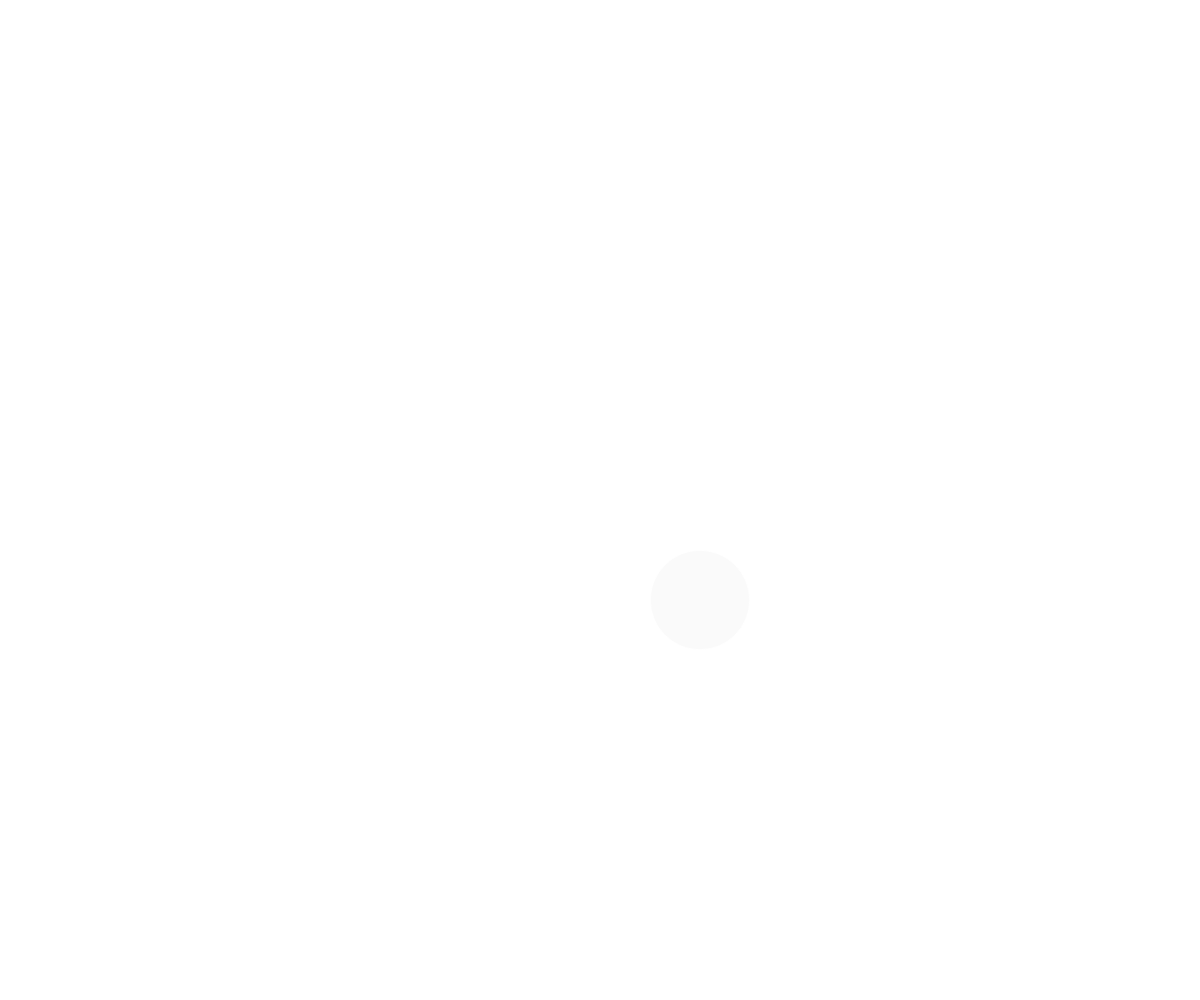
Frame 1 (no input)
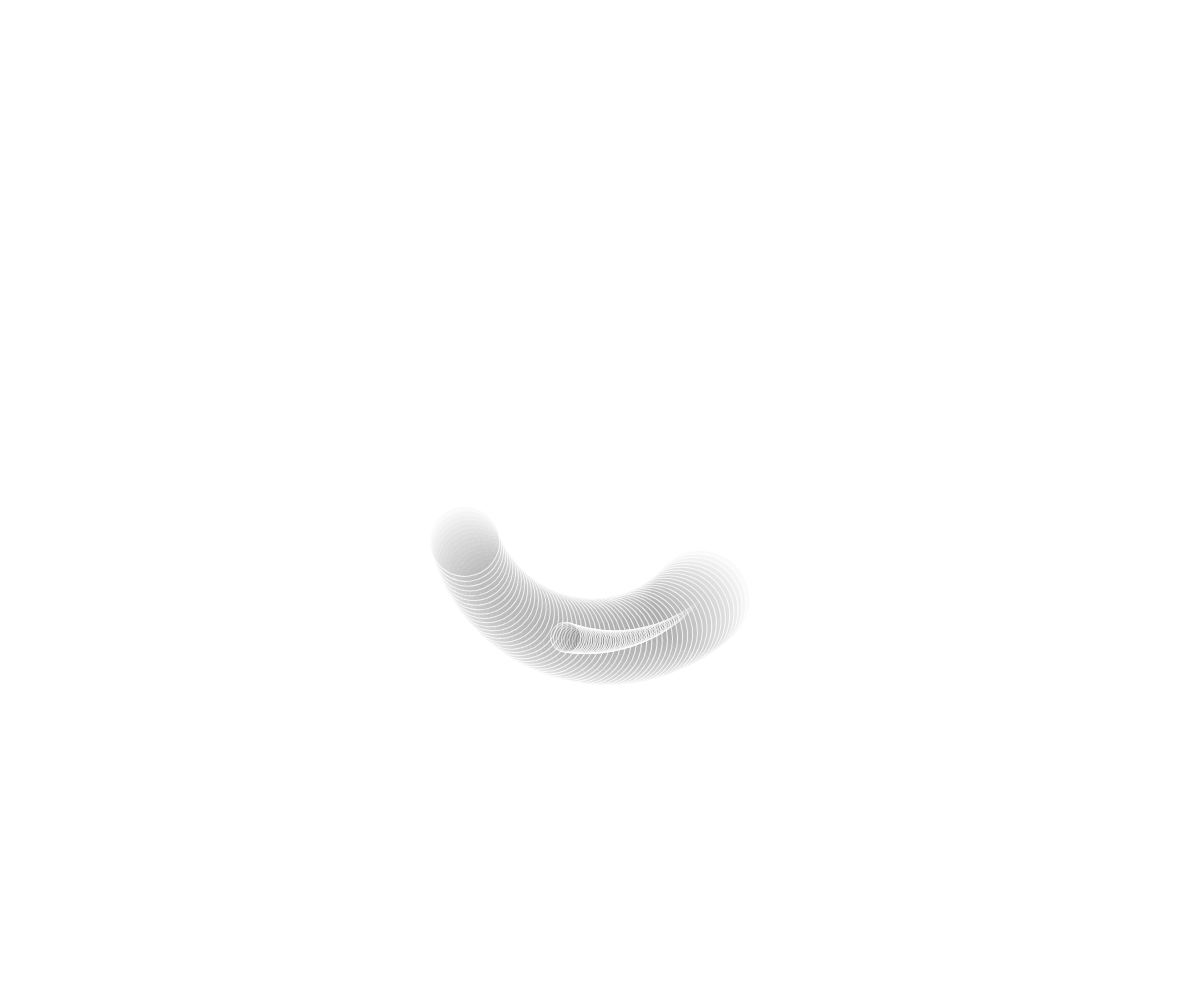
Frame 60 (no input)
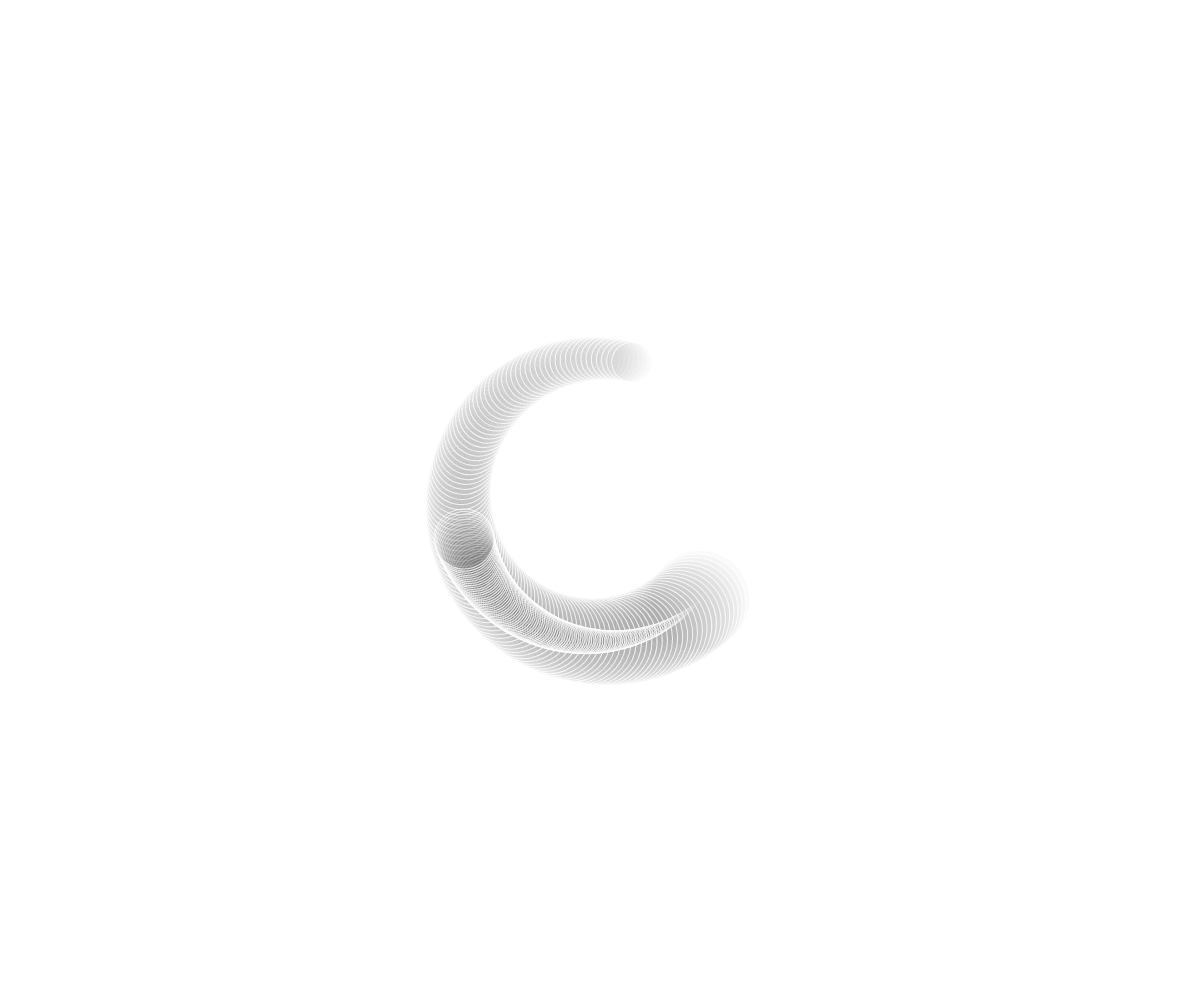
Frame 120 (the mouse pressed at the canvas centre since frame 60)

The p5.js sketch that drew these frames (run headless with seeded random() and noise() and a simulated clock; from frame 60 on, the mouse is pressed at the canvas centre):

// p5.js sketch
// ── sketch.js
let d = 0;
let x = 100;
let y = 100;

let angle = 0;
function setup() {
  angleMode(DEGREES)
  background(255);
  createCanvas(windowWidth, windowHeight);
  frameRate(40);
}

function draw() {
  translate(windowWidth/2, windowHeight/2)
  d = d + .5;

  drawCircle(x, y, d)

  angle+=1
}

function drawCircle(x, y, d){
  rotate(angle);
  stroke(255, 200)
  fill(0,5);
  ellipse(x, y , d)
  if (d > 0){
    drawCircle(x, y, d - 100)

  }

}
